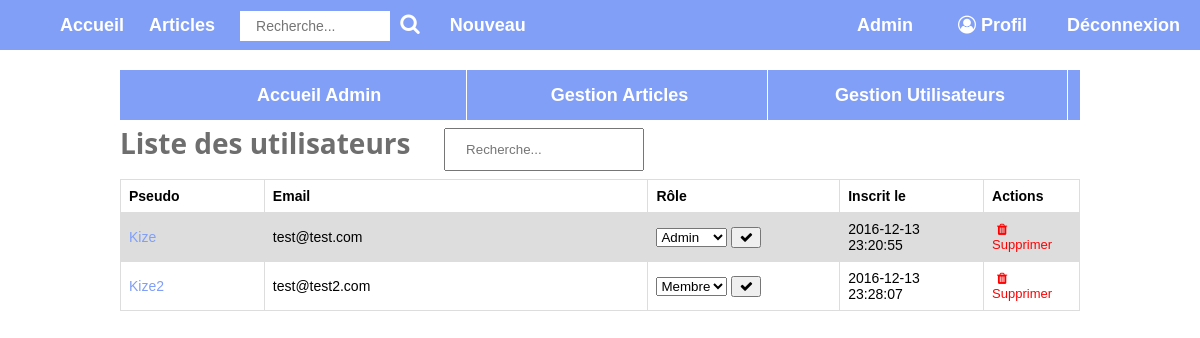
Before: /?p=admin_list_users (signed in) with the older database file.
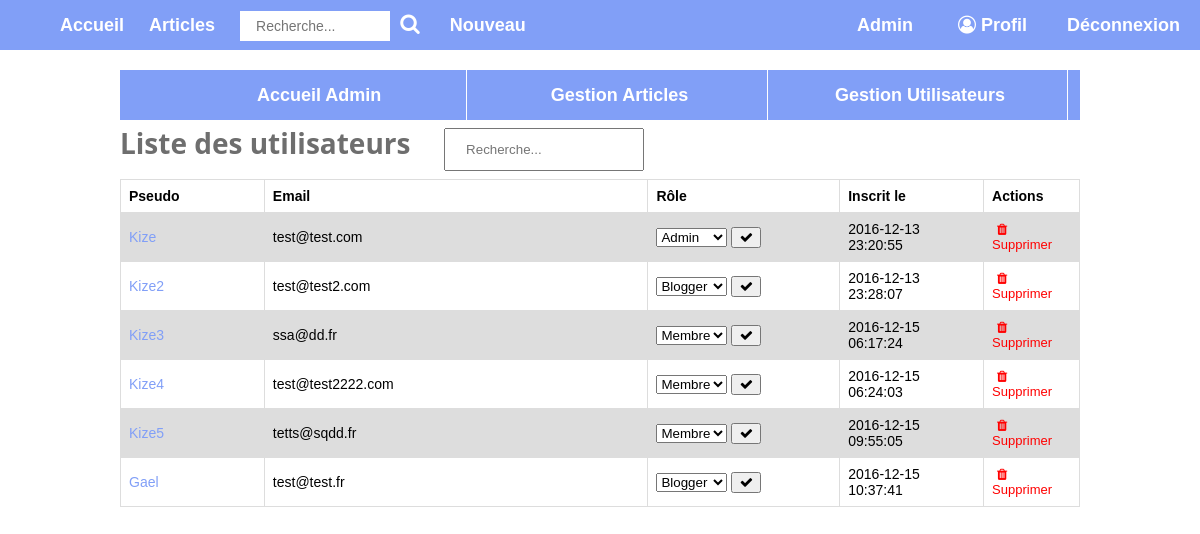
After: the same page with the newer database file.
### tables this page shows
CREATE TABLE `user` (
  `id` int(11) NOT NULL,
  `pseudo` varchar(255) NOT NULL,
  `password` varchar(255) NOT NULL,
  `email` varchar(255) NOT NULL,
  `id_role` int(11) NOT NULL,
  `created` timestamp NOT NULL DEFAULT CURRENT_TIMESTAMP
);

CREATE TABLE `role` (
  `id` int(11) NOT NULL,
  `label` varchar(32) NOT NULL
);

### controller/admin_list_users.php (called while the page is built)
<?php
if (isset($_SESSION['role']) && !empty($_SESSION['role'] == 3)) {
	require_once('model/user.php');
	require_once('model/role.php');
	$users = selectAllUsers();
	$roles = selectAllRoles();
	$template = 'admin_list_users';
} else {
	$message = "Vous n'avez pas l'autorisation d'accéder a cette page !";
	$template = "home";
}

### includes/sql.php (called while the page is built, shortened)
<?php
	function select ($table, $fields = [], $conditions = '') {
		global $mysqlConnect;
		$sql = 'SELECT ';
		if (empty($fields)) {
			$sql .= '*';
		}
		$sql .= ' FROM ' . $table . ' ' . $conditions;
		$result = mysqli_query($mysqlConnect, $sql);
		if ($result) {
			return mysqli_fetch_all($result, MYSQLI_ASSOC);
		} else {
			var_dump($sql);die;
		}
		return $result;
	}

### model/user.php (called while the page is built, shortened)
<?php
function selectAllUsers () {
	return select('user', [], '');
}

### model/role.php (called while the page is built)
<?php
function selectAllRoles () {
	return select('role', [], '');
}

### views/admin_list_users.php (the view, shortened to what this page needs)
<?php
include('nav_admin.php');
?>
<table id="list_users_admin">
	<div class="title_list_users">
		<h1>Liste des utilisateurs</h1>
		<form action="?p=search_users" method="POST" id="form_users">
			<input id="input_search_admin" name="search" type="text" placeholder="Recherche...">
		</form>
	</div>
	<tr>
       <th>Pseudo</th>
       <th>Email</th>
       <th>Rôle</th>
       <th>Inscrit le</th>
       <th>Actions</th>
   </tr>
	<?php foreach ($users as $user): ?>
	<tr>
       <td><a href="?p=single_user&id=<?= $user['id'] ?>"><?= $user['pseudo']; ?></a></td>
       <td><?php echo $user['email']; ?></td>
       <td>
       		<form action="?p=edit_role&id=<?= $user['id'] ?>" method="POST" name="form_role">
		        <select name="role">
			       	<?php foreach ($roles as $role): ?>
			       	<option value="<?php echo $role['id']?>" <?php if($user['id_role'] == $role['id']) echo "selected" ?>><?php echo $role['label'] ?></option>
			       	<?php endforeach; ?>
		        </select>
		        <button type="submit" class="change_role_btn">
    				<i class="fa fa-check fa-role-admin"></i>
				</button>
		    </form>
       </td>
       <td><?= $user['created'] ?></td>
       <td class="column_delete"><a href="?p=delete_user_admin&id=<?= $user['id'] ?>"><i class="fa fa-trash" aria-hidden="true"></i>Supprimer </a></td>
    </tr>
	<?php endforeach; ?>
</table>

### index.php (shortened to what this page needs)
<?php
$p = (isset($_GET['p']) && ! empty($_GET['p'])) ? $_GET['p'] : '';
$layout = 'default';
require_once('includes/sql.php');
$template = $p;
if ($p !== 'home') {
	if (file_exists('controller/' . $p . '.php')) {
		include('controller/' . $p . '.php');
	} else {
		header('Location: ?');
	}
}
if (file_exists('views/' . $template.'.php')) {
	include('layout/' . $layout . '.php');
} else {
	header('Location: ?');
}

### layout/default.php (shortened to what this page needs)
<!DOCTYPE html>
<html>
<head>
	<link href="styles/style.css" rel="stylesheet">
	<link href="styles/font-awesome.min.css" rel="stylesheet">
</head>
<body>
	<div id="header">
		<ul id="nav_blog">
			<li><a href="?p=home.php">Accueil</a></li>
			<li><a href="?p=list_articles">Articles</a></li>
			<li>
				<form action="?p=search_articles" method="POST" id="form_articles">
				<input id="input_search" name="search" type="text" placeholder="Recherche...">
				<button id="input_btn_search" type="submit"><i class="fa fa-search" aria-hidden="true"></i></button>
				</form>
			</li>
			<?php if (! isset($_SESSION['user']) || empty($_SESSION['user'])) { ?>
				<li>
					<a href="?p=signup">S'enregistrer</a>
				</li>
				<li>
					<?php include('views/login.php'); ?>
				</li>
			<?php } else { ?>
				<?php if (isset($_SESSION['role']) && !empty($_SESSION['role'] > 1)) { ?>
					<li><a href="?p=new_article">Nouveau</a></li>
				<?php } ?>
				<li id="nav_deco" ><a href="?p=logout">Déconnexion</a></li>
				<li id="nav_profil"><a href="<?php echo "?p=single_user&id=".$_SESSION['user']; ?>"><i class="fa fa-user-circle-o" aria-hidden="true"></i>Profil</a></li>
				<?php if ($_SESSION['user']) { ?>
					<li><a href="?p=admin">Admin</a></li>
				<?php } ?>
			<?php } ?>
		</ul>
	</div>
	<div id="container">
		<?php include('views/' . $template.'.php'); ?>
	</div>
</body>
</html>

### views/nav_admin.php
<div id="nav_admin">
	<ul id="list_admin">
	  <li><a href="?p=admin" title="aller à l'accueil">Accueil Admin</a></li>
	  <li><a href="?p=admin_list_articles" title="aller à la section Articles">Gestion Articles</a></li>
	  <li><a href="?p=admin_list_users" title="aller à la section Utilisateurs">Gestion Utilisateurs</a></li>
	</ul>
</div>

### styles/style.css (style rules this page uses)
body { font-family: 'Noto Sans', sans-serif; padding: 0; margin: 0; font-size: 14px; }
a { color: #819FF7; }
a:link { text-decoration: none; }
#container { width: 80%; min-width: 720px; min-height: 560px; margin: auto; padding: 20px; }
#header { background-color: #819FF7; height: 50px; font-family: sans-serif; font-size: 18px; font-weight: bold; line-height: 50px; color: white; }
ul#nav_blog { list-style-type : none; margin: auto; }
ul#nav_blog li { display : inline; padding-left: 20px; }
ul#nav_blog li:last-child { float:right; margin-right: 20px; }
ul#nav_blog li a { color: white; text-decoration: none; }
#nav_profil { float:right; margin-right: 20px; }
#nav_deco { float:right; margin-right: 20px; }
h1 { color: #6E6E6E; }
input[type=text], input[type=password] { width: 100%; padding: 12px 20px; margin: 8px 0; box-sizing: border-box; }
.fa { margin: 0px 5px; }
#nav_admin { background-color: #819FF7; height: 50px; font-family: sans-serif; font-size: 18px; font-weight: bold; line-height: 50px; color: white; text-align: center; }
ul#list_admin { list-style-type : none; margin: auto; }
ul#list_admin li { display : inline-block; width:32%; border-right: 1px solid white; }
ul#list_admin li a { color: white; text-decoration: none; }
table { font-family: arial, sans-serif; border-collapse: collapse; width: 100%; font-size: 14px; }
td, th { border: 1px solid #dddddd; text-align: left; padding: 8px; }
#list_users_admin th:first-child { width: 15%; }
#list_users_admin th:nth-child(2) { width: 40%; }
#list_users_admin th:nth-child(3) { width: 20%; }
#list_users_admin th:nth-child(4) { width: 15%; }
.column_delete { font-size:13px; }
.column_delete > a { color:red; }
#list_users_admin tr:nth-child(even) { background-color: #dddddd; }
.change_role_btn { width:30px; }
.fa-role-admin { margin: 0px -5px; }
#input_login,#input_password, #input_search { width:100px; height: 30px; background-color: #ffffff; border: none; padding: 0px 16px; font-size: 14px; }
#input_search { width: 150px; }
#form_articles, #form_users { display: inline; }
.title_list_users > h1 { display: inline; margin-right: 30px; }
#input_btn_search { border: none; color: white; padding: 10px 0px; text-decoration: none; font-size: 21px; background-color: #819FF7; }
#input_search_admin { width:200px; display: inline; }

Changed rows visible on the page:
changed user "Kize2": role "Membre" → "Blogger"
added user: pseudo "Kize3", email "ssa@dd.fr", role "Membre", created "2016-12-15 06:17:24"
added user: pseudo "Kize4", email "test@test2222.com", role "Membre", created "2016-12-15 06:24:03"
added user: pseudo "Kize5", email "tetts@sqdd.fr", role "Membre", created "2016-12-15 09:55:05"
added user: pseudo "Gael", email "test@test.fr", role "Blogger", created "2016-12-15 10:37:41"
